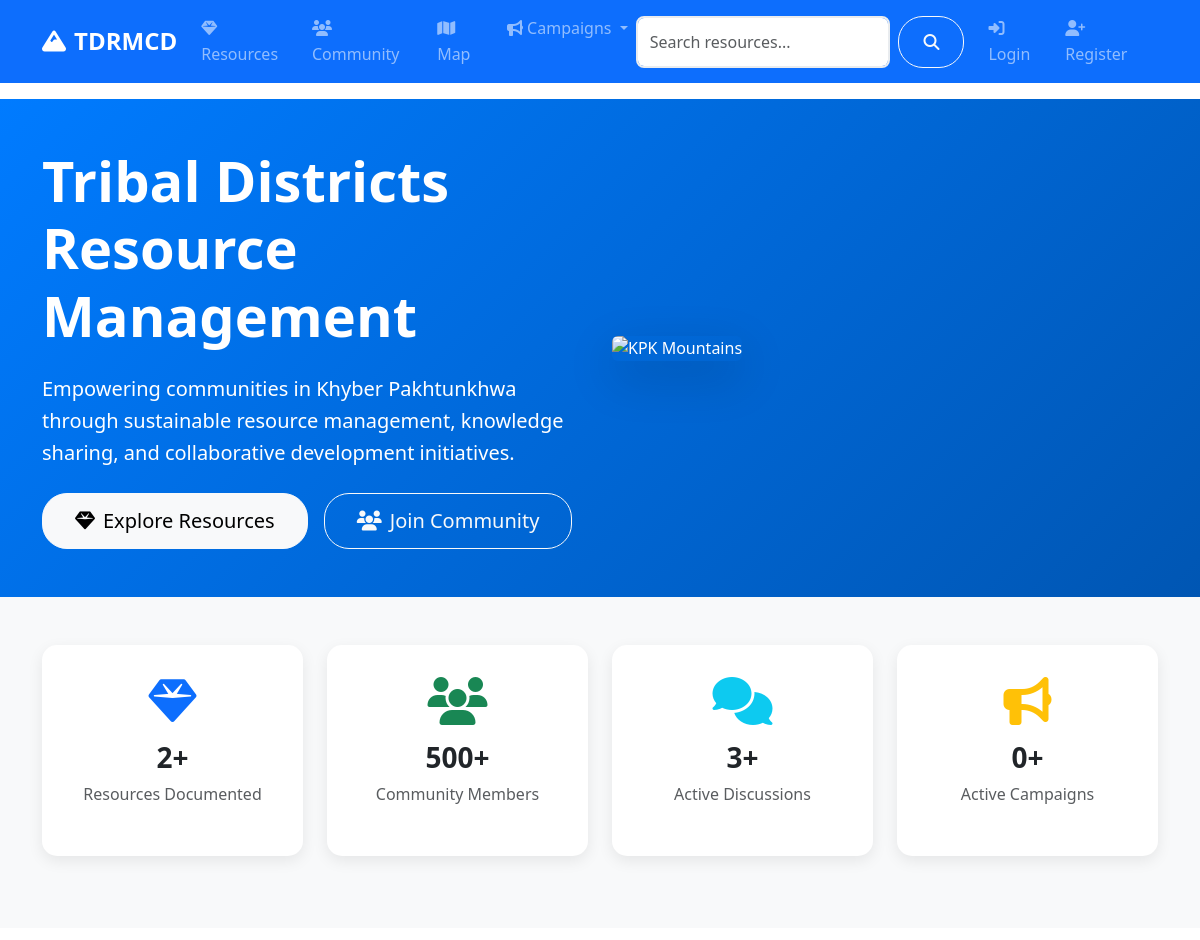
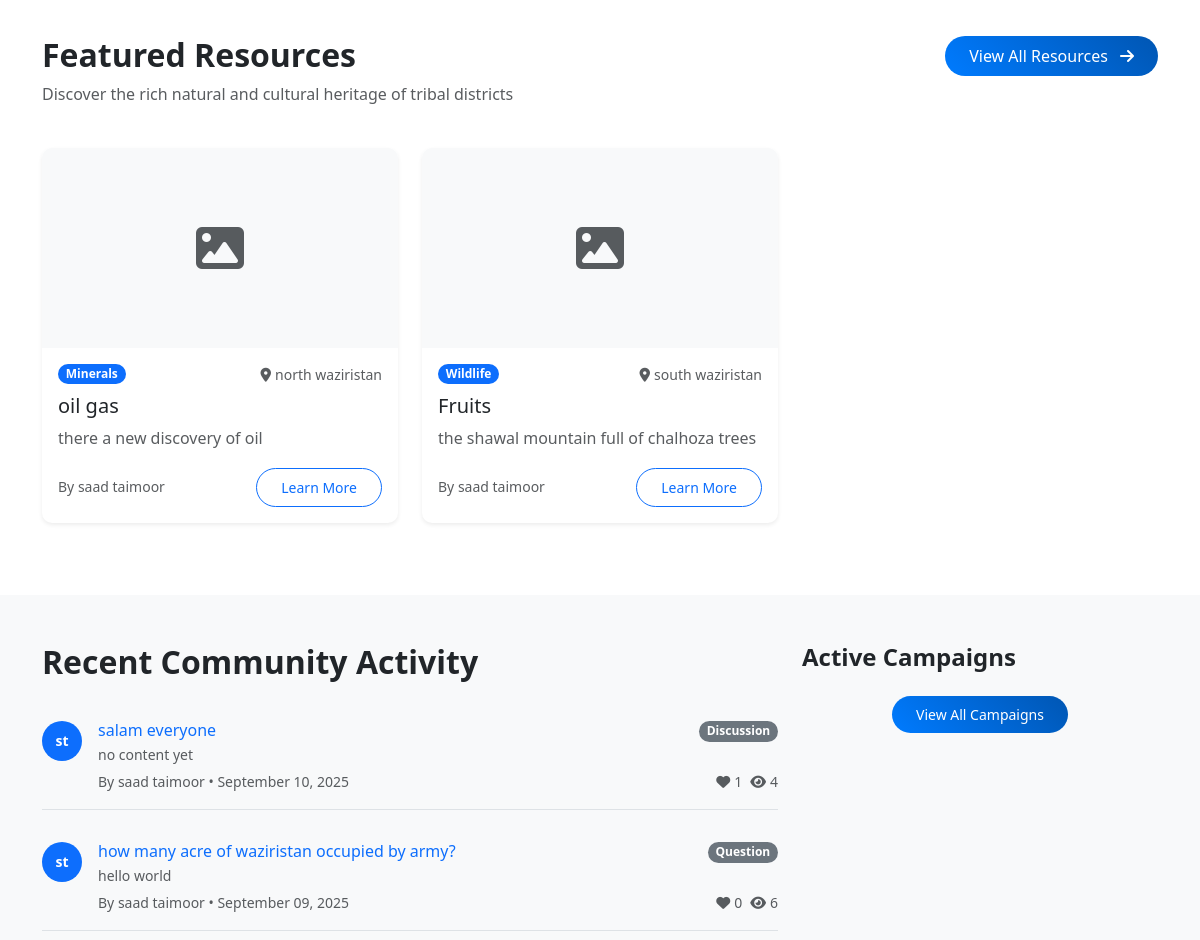
Before: / (upper part) with the older database file (2 pictures, top to bottom).
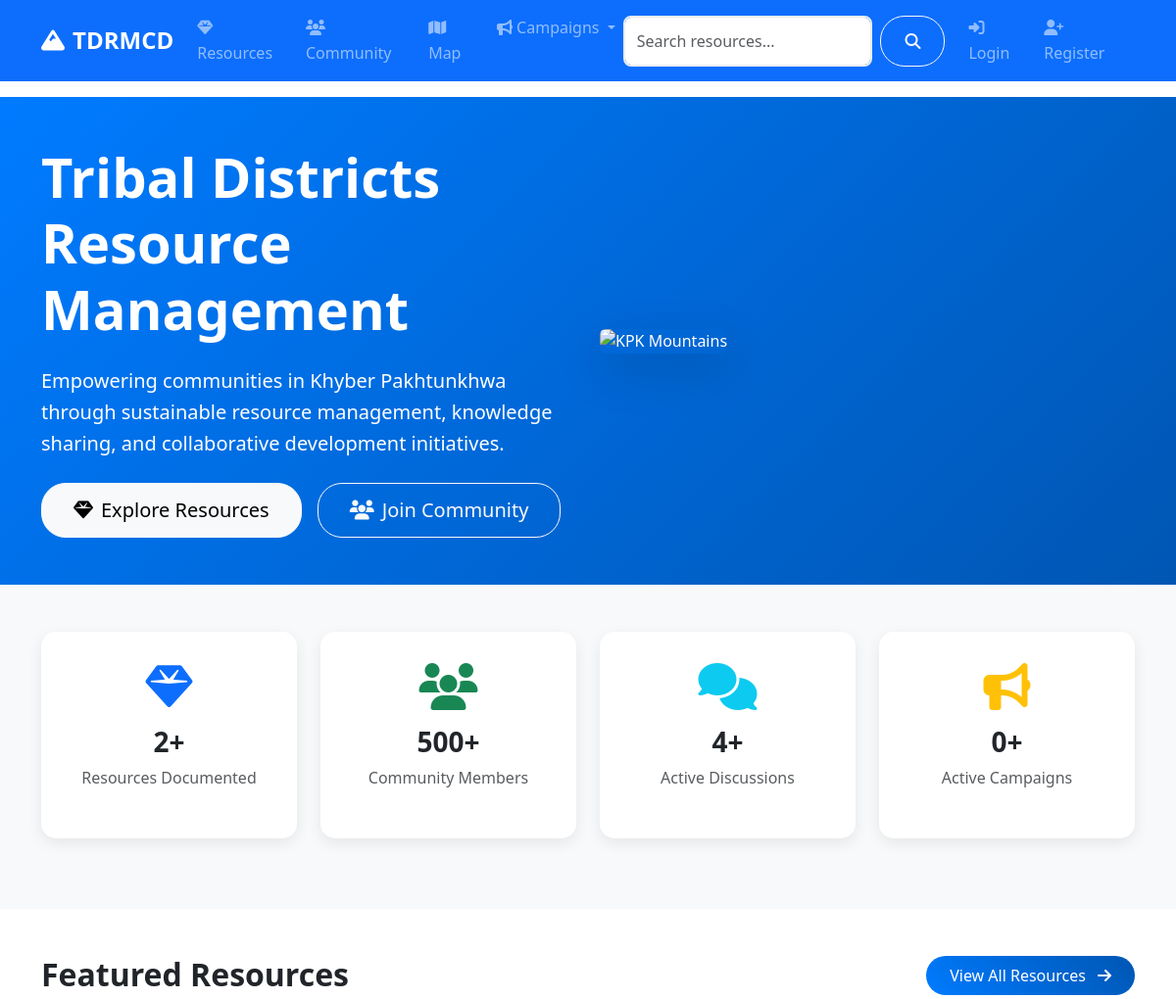
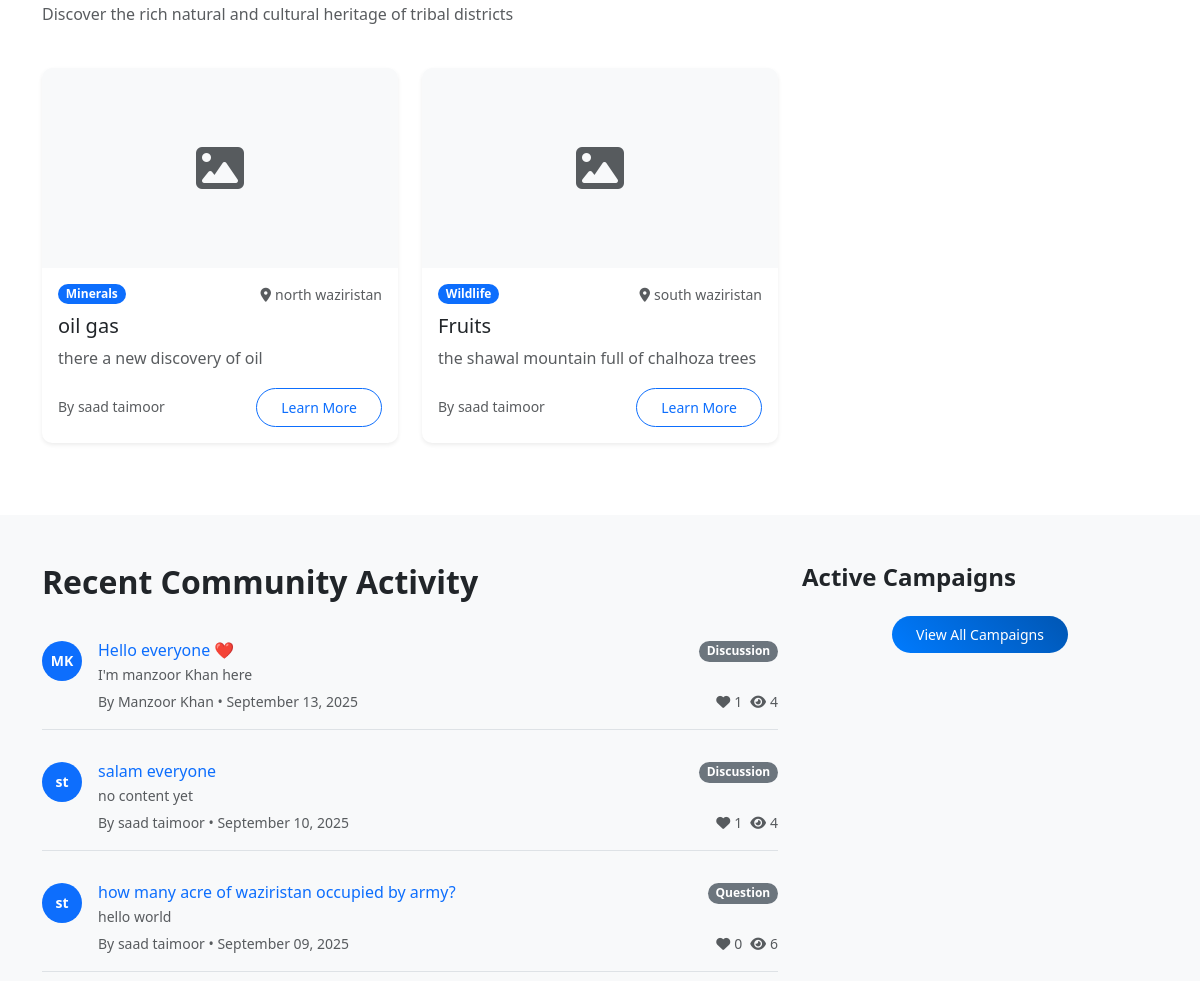
After: the same page with the newer database file (2 pictures, top to bottom).
### models.py (models this page shows, shortened)
class Resource(db.Model):
    id = db.Column(db.Integer, primary_key=True)
    title = db.Column(db.String(200), nullable=False)
    description = db.Column(db.Text, nullable=False)
    category = db.Column(db.String(50), nullable=False)  # minerals, agriculture, wildlife, cultural
    subcategory = db.Column(db.String(50))  # gas, copper, coal, wheat, etc.
    location = db.Column(db.String(200))
    latitude = db.Column(db.Float)
    longitude = db.Column(db.Float)
    economic_value = db.Column(db.String(100))
    sustainability_info = db.Column(db.Text)
    image_url = db.Column(db.String(200))
    status = db.Column(db.String(20), default='active')  # active, inactive, under_review
    author_id = db.Column(db.Integer, db.ForeignKey('user.id'), nullable=False)
    created_at = db.Column(db.DateTime, default=datetime.utcnow)
    updated_at = db.Column(db.DateTime, default=datetime.utcnow, onupdate=datetime.utcnow)

class User(UserMixin, db.Model):
    id = db.Column(db.Integer, primary_key=True)
    username = db.Column(db.String(80), unique=True, nullable=False)
    email = db.Column(db.String(120), unique=True, nullable=False)
    password_hash = db.Column(db.String(120), nullable=False)
    first_name = db.Column(db.String(50), nullable=False)
    last_name = db.Column(db.String(50), nullable=False)
    role = db.Column(db.String(20), default='user')  # user, admin, researcher
    location = db.Column(db.String(100))
    bio = db.Column(db.Text)
    avatar = db.Column(db.String(200), default='default.jpg')
    is_active = db.Column(db.Boolean, default=True)
    created_at = db.Column(db.DateTime, default=datetime.utcnow)
    last_seen = db.Column(db.DateTime, default=datetime.utcnow)
    resources = db.relationship('Resource', backref='author', lazy='dynamic')
    posts = db.relationship('CommunityPost', backref='author', lazy='dynamic')
    chat_messages = db.relationship('ChatMessage', backref='sender', lazy='dynamic')
    file_submissions = db.relationship(
        'FileSubmission',
        foreign_keys='FileSubmission.submitter_id',
        backref='submitter',
        lazy='dynamic'
    )
    reviewed_submissions = db.relationship(
        'FileSubmission',
        foreign_keys='FileSubmission.reviewed_by',
        backref='reviewer_user',
        lazy='dynamic'
    )
    notifications = db.relationship('Notification', backref='user', lazy='dynamic')
    def get_full_name(self):
        return f"{self.first_name} {self.last_name}"

class CommunityPost(db.Model):
    id = db.Column(db.Integer, primary_key=True)
    title = db.Column(db.String(200), nullable=False)
    content = db.Column(db.Text, nullable=False)
    category = db.Column(db.String(50), nullable=False)  # discussion, question, announcement
    tags = db.Column(db.String(200))
    image_url = db.Column(db.String(200))
    likes = db.Column(db.Integer, default=0)
    views = db.Column(db.Integer, default=0)
    author_id = db.Column(db.Integer, db.ForeignKey('user.id'), nullable=False)
    created_at = db.Column(db.DateTime, default=datetime.utcnow)
    updated_at = db.Column(db.DateTime, default=datetime.utcnow, onupdate=datetime.utcnow)
    comments = db.relationship('Comment', backref='post', lazy='dynamic', cascade='all, delete-orphan')
    likes_relation = db.relationship('PostLike', backref='post', lazy='dynamic', cascade='all, delete-orphan')

### routes/main.py (the view)
@main_bp.route('/')
def index():
    featured_resources = Resource.query.filter_by(status='active').limit(6).all()
    recent_posts = CommunityPost.query.order_by(desc(CommunityPost.created_at)).limit(5).all()
    active_campaigns = Campaign.query.filter_by(is_active=True).limit(3).all()
    return render_template('main/index.html',
                         featured_resources=featured_resources,
                         recent_posts=recent_posts,
                         active_campaigns=active_campaigns)

### templates/main/index.html (shortened to what the changed rows need)
{% extends "base.html" %}
{% block content %}
<section class="hero-section bg-primary text-white py-5">
    <div class="container">
        <div class="row align-items-center">
            <div class="col-lg-6">
                <h1 class="display-4 fw-bold mb-4">Tribal Districts Resource Management</h1>
            </div>
        </div>
    </div>
</section>
<section class="py-5 bg-light">
    <div class="container">
        <div class="row text-center">
            <div class="col-md-3 col-6 mb-4">
                <div class="stat-card">
                    <i class="fas fa-comments fa-3x text-info mb-3"></i>
                    <h3 class="fw-bold">{{ recent_posts|length }}+</h3>
                    <p class="text-muted">Active Discussions</p>
                </div>
            </div>
        </div>
    </div>
</section>
<section class="py-5">
    <div class="container">
        <div class="row mb-4">
            <div class="col-md-8">
                <h2 class="fw-bold">Featured Resources</h2>
            </div>
        </div>
        <div class="row">
            {% for resource in featured_resources %}
            <div class="col-lg-4 col-md-6 mb-4">
                <div class="card resource-card h-100 shadow-sm">
                    {% if resource.image_url %}
                    <img src="{{ url_for('static', filename='uploads/' + resource.image_url) }}"
                         class="card-img-top" alt="{{ resource.title }}" style="height: 200px; object-fit: cover;">
                    {% else %}
                    <div class="card-img-top bg-light d-flex align-items-center justify-content-center" style="height: 200px;">
                        <i class="fas fa-image fa-3x text-muted"></i>
                    </div>
                    {% endif %}
                    <div class="card-body">
                        <div class="d-flex justify-content-between align-items-start mb-2">
                            <span class="badge bg-primary">{{ resource.category.title() }}</span>
                            {% if resource.location %}
                            <small class="text-muted">
                                <i class="fas fa-map-marker-alt me-1"></i>{{ resource.location }}
                            </small>
                            {% endif %}
                        </div>
                        <h5 class="card-title">{{ resource.title }}</h5>
                        <p class="card-text text-muted">
                            {{ resource.description[:100] }}{% if resource.description|length > 100 %}...{% endif %}
                        </p>
                        <div class="d-flex justify-content-between align-items-center">
                            <small class="text-muted">
                                By {{ resource.author.get_full_name() }}
                            </small>
                            <a href="{{ url_for('resources.detail', id=resource.id) }}" class="btn btn-sm btn-outline-primary">
                                Learn More
                            </a>
                        </div>
                    </div>
                </div>
            </div>
            {% endfor %}
        </div>
    </div>
</section>
<section class="py-5 bg-light">
    <div class="container">
        <div class="row">
            <div class="col-lg-8">
                <h2 class="fw-bold mb-4">Recent Community Activity</h2>
                <div class="activity-feed">
                    {% for post in recent_posts %}
                    <div class="activity-item border-bottom pb-3 mb-3">
                        <div class="d-flex">
                            <div class="flex-shrink-0">
                                <div class="avatar bg-primary text-white rounded-circle d-flex align-items-center justify-content-center" style="width: 40px; height: 40px;">
                                    {{ post.author.first_name[0] }}{{ post.author.last_name[0] }}
                                </div>
                            </div>
                            <div class="flex-grow-1 ms-3">
                                <div class="d-flex justify-content-between align-items-start">
                                    <div>
                                        <h6 class="mb-1">
                                            <a href="{{ url_for('community.post_detail', id=post.id) }}" class="text-decoration-none">
                                                {{ post.title }}
                                            </a>
                                        </h6>
                                        <p class="mb-1 text-muted small">
                                            {{ post.content[:100] }}{% if post.content|length > 100 %}...{% endif %}
                                        </p>
                                    </div>
                                    <span class="badge bg-secondary">{{ post.category.title() }}</span>
                                </div>
                                <div class="d-flex justify-content-between align-items-center">
                                    <small class="text-muted">
                                        By {{ post.author.get_full_name() }} • {{ post.created_at.strftime('%B %d, %Y') }}
                                    </small>
                                    <div class="d-flex gap-2">
                                        <small class="text-muted">
                                            <i class="fas fa-heart me-1"></i>{{ post.likes }}
                                        </small>
                                        <small class="text-muted">
                                            <i class="fas fa-eye me-1"></i>{{ post.views }}
                                        </small>
                                    </div>
                                </div>
                            </div>
                        </div>
                    </div>
                    {% endfor %}
                </div>
            </div>
        </div>
    </div>
</section>
{% endblock %}

Changed rows visible on the page:
added CommunityPost: author "M", author "K", title "Hello everyone ❤️", content "I'm manzoor Khan here", category "Discussion", author.get_full_name "Manzoor Khan", created_at "September 13, 2025", likes "1", views "4"
Other visible differences:
{{ recent_posts|length }}: "3" → "4"
